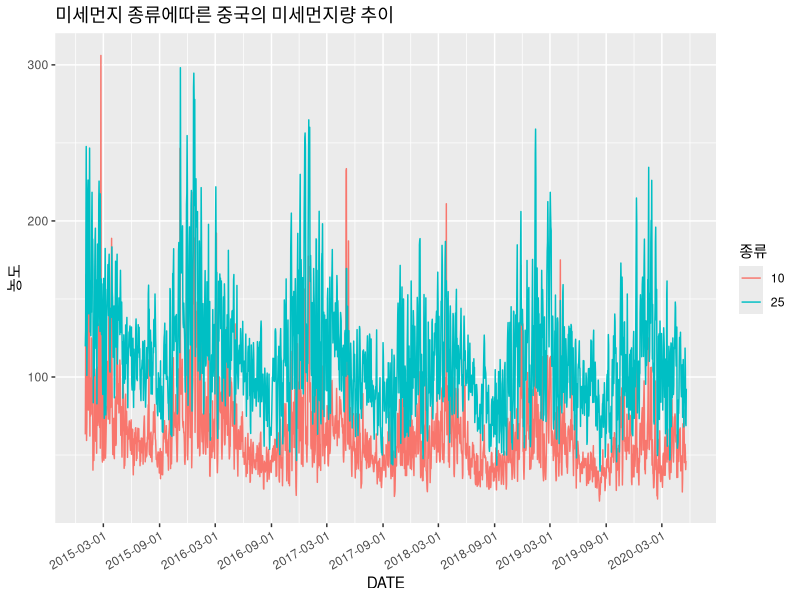
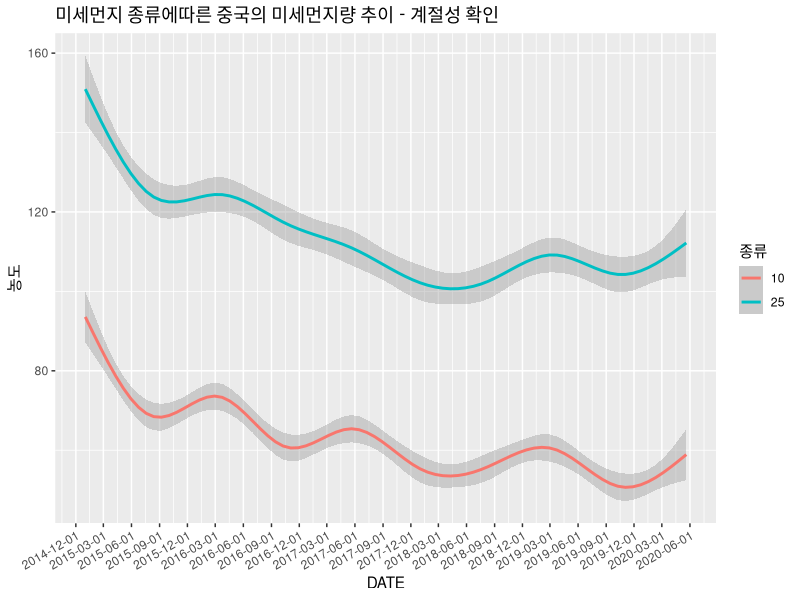
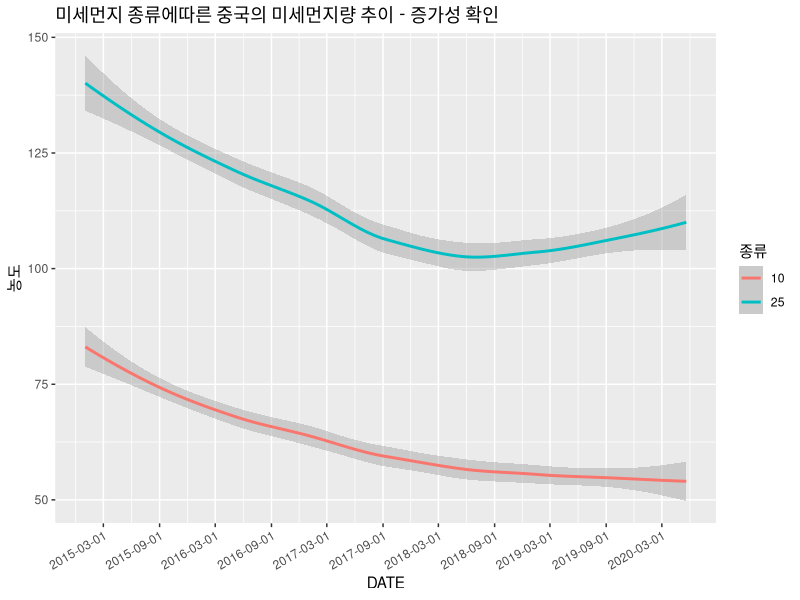
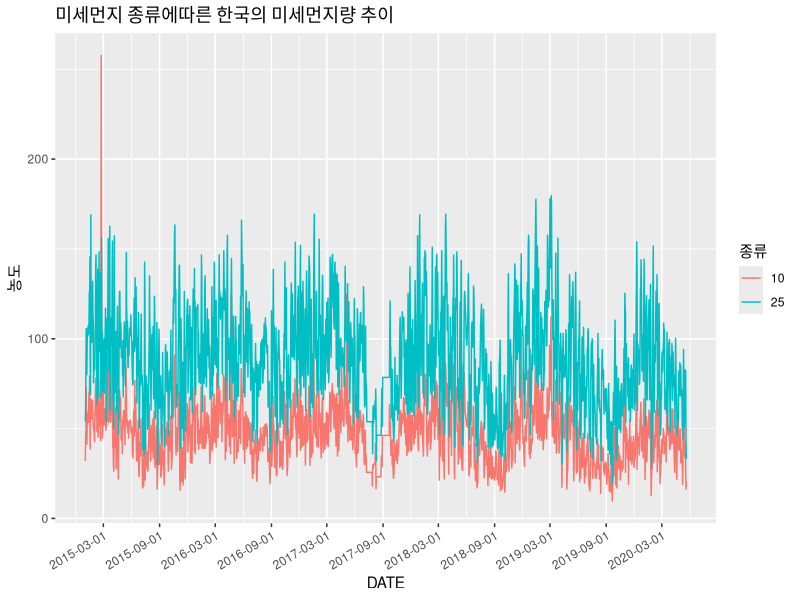
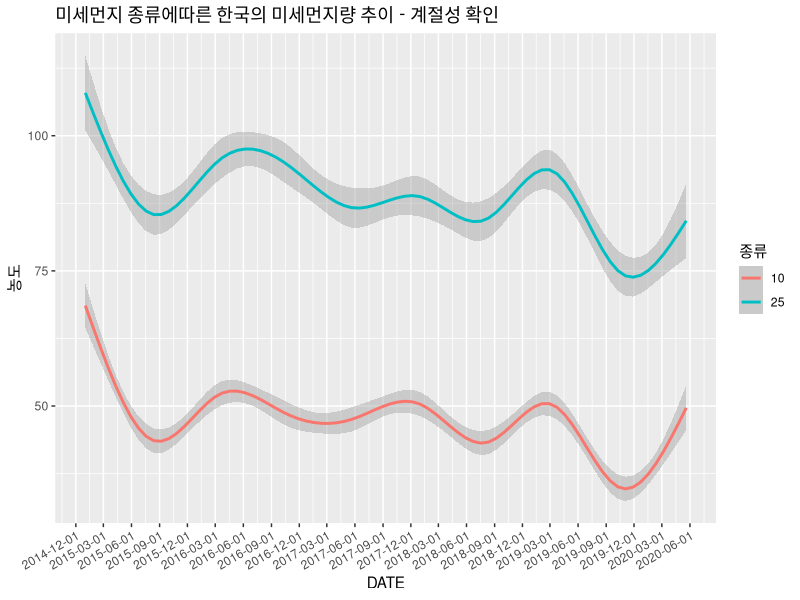
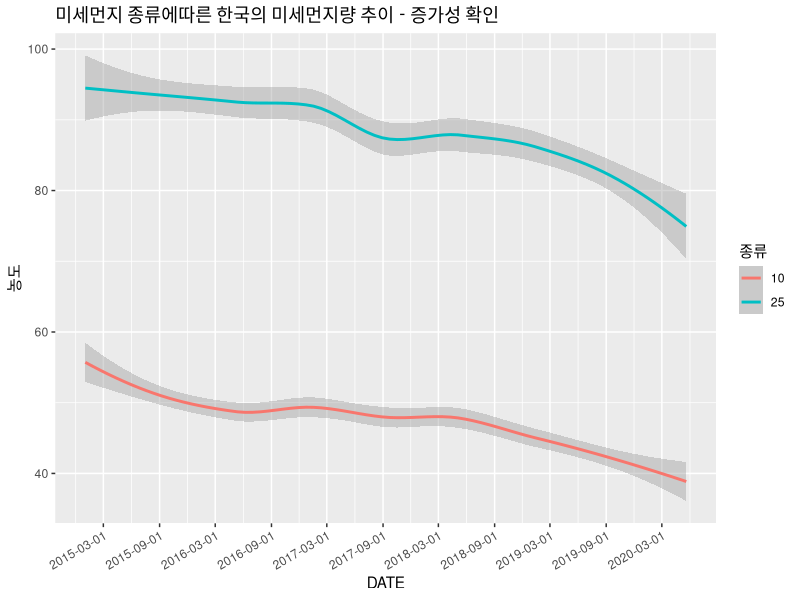
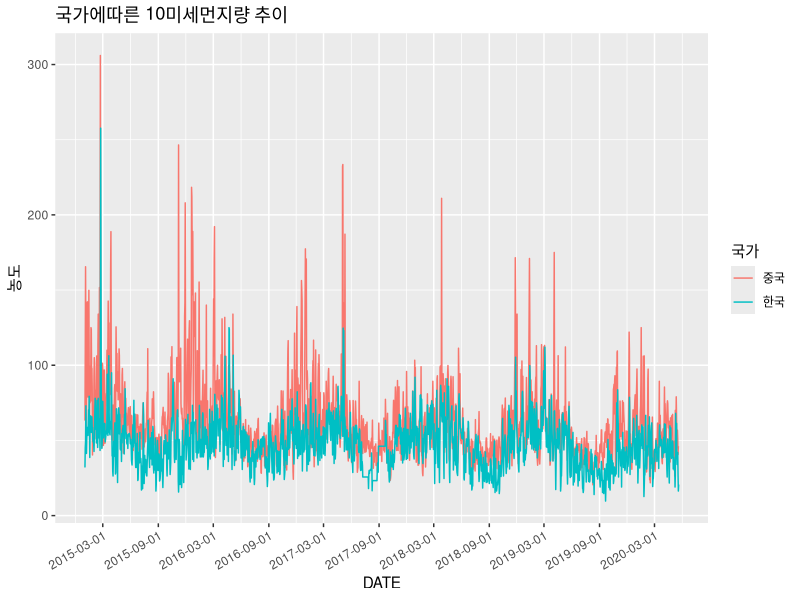
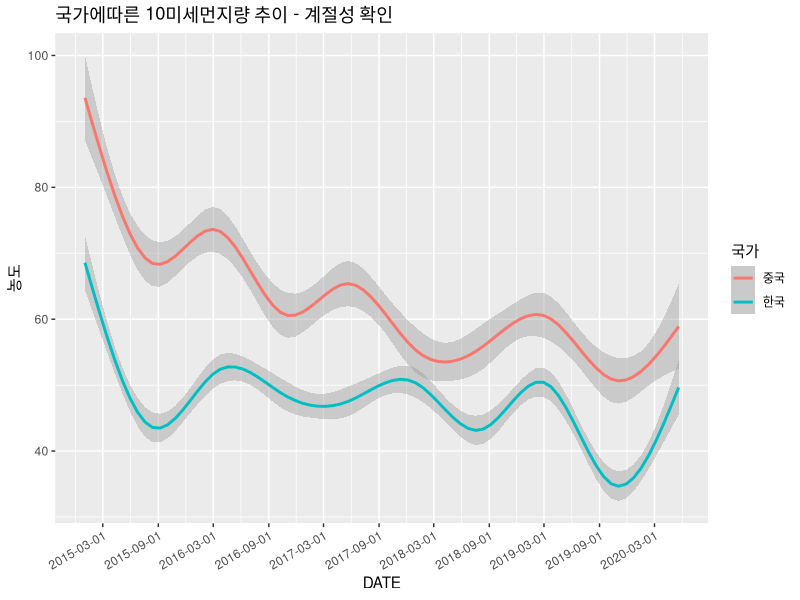

These charts were generated, in order, by the following R code:
library(ggplot2)
library(lubridate)

chn10 <- read.csv("chn10.csv", stringsAsFactors = F)
chn25 <- read.csv("chn25.csv", stringsAsFactors = F)
kor10 <- read.csv("kor10.csv", stringsAsFactors = F)
kor25 <- read.csv("kor25.csv", stringsAsFactors = F)


chn10_data <- chn10[,c(2,9)]
chn10_data[,3] <- substr(chn10_data[,1],1,4)
chn10_data[,3] <- paste(chn10_data[,3],"년",sep = "")
chn10_data[,4] <- substr(chn10_data[,1],6,7)
chn10_data[,4] <- paste(chn10_data[,4],"월",sep = "")
chn10_data[,5] <- substr(chn10_data[,1],9,10)
chn10_data[,3] <- as.factor(chn10_data[,3])
chn10_data[,4] <- as.factor(chn10_data[,4])
chn10_data[,5] <- chn10_data[,5]
chn10_data[,1] <- as.Date(chn10_data[,1])
chn10_data[,6] <- as.factor(rep(10))
chn10_data[,7] <- as.factor(rep("중국"))
colnames(chn10_data)[2:7] <- c("농도","년","월","일","종류","국가")

chn25_data <- chn25[,c(2,9)]
chn25_data[,3] <- substr(chn25_data[,1],1,4)
chn25_data[,3] <- paste(chn25_data[,3],"년",sep = "")
chn25_data[,4] <- substr(chn25_data[,1],6,7)
chn25_data[,4] <- paste(chn25_data[,4],"월",sep = "")
chn25_data[,5] <- substr(chn25_data[,1],9,10)
chn25_data[,3] <- as.factor(chn25_data[,3])
chn25_data[,4] <- as.factor(chn25_data[,4])
chn25_data[,5] <- chn25_data[,5]
chn25_data[,1] <- as.Date(chn25_data[,1])
chn25_data[,6] <- as.factor(rep(25))
chn25_data[,7] <- as.factor(rep("중국"))
colnames(chn25_data)[2:7] <- c("농도","년","월","일","종류","국가")

kor10_data <- kor10[,c(2,6)]
kor10_data[,3] <- substr(kor10_data[,1],1,4)
kor10_data[,3] <- paste(kor10_data[,3],"년",sep = "")
kor10_data[,4] <- substr(kor10_data[,1],6,7)
kor10_data[,4] <- paste(kor10_data[,4],"월",sep = "")
kor10_data[,5] <- substr(kor10_data[,1],9,10)
kor10_data[,3] <- as.factor(kor10_data[,3])
kor10_data[,4] <- as.factor(kor10_data[,4])
kor10_data[,5] <- kor10_data[,5]
kor10_data[,1] <- as.Date(kor10_data[,1])
kor10_data[,6] <- as.factor(rep(10))
kor10_data[,7] <- as.factor(rep("한국"))
colnames(kor10_data)[2:7] <- c("농도","년","월","일","종류","국가")

kor25_data <- kor25[,c(2,6)]
kor25_data[,3] <- substr(kor25_data[,1],1,4)
kor25_data[,3] <- paste(kor25_data[,3],"년",sep = "")
kor25_data[,4] <- substr(kor25_data[,1],6,7)
kor25_data[,4] <- paste(kor25_data[,4],"월",sep = "")
kor25_data[,5] <- substr(kor25_data[,1],9,10)
kor25_data[,3] <- as.factor(kor25_data[,3])
kor25_data[,4] <- as.factor(kor25_data[,4])
kor25_data[,5] <- as.factor(kor25_data[,5])
kor25_data[,1] <- kor25_data[,1]
kor25_data[,6] <- as.factor(rep(25))
kor25_data[,7] <- as.factor(rep("한국"))
colnames(kor25_data)[2:7] <- c("농도","년","월","일","종류","국가")

chn_data <- rbind(chn10_data, chn25_data)
kor_data <- rbind(kor10_data, kor25_data)
data_10 <- rbind(chn10_data, kor10_data)
data_25 <- rbind(chn25_data, kor25_data)
data_total <- rbind(chn_data, kor_data)


View(chn_data)
str(chn_data)

summary(chn10_data)
summary(chn25_data)
summary(kor10_data)
summary(kor25_data)



ggplot(data = chn_data, aes(x = DATE, y = 농도, color = 종류)) +
  geom_line()  + scale_x_date(breaks="6 month") + theme(axis.text.x = element_text(angle = 30, hjust=1)) +ggtitle("미세먼지 종류에따른 중국의 미세먼지량 추이")

ggplot(data = chn_data, aes(x = DATE, y = 농도, color = 종류)) +
  geom_smooth() + scale_x_date(breaks="3 month") + theme(axis.text.x = element_text(angle = 30, hjust=1)) +ggtitle("미세먼지 종류에따른 중국의 미세먼지량 추이 - 계절성 확인")
#####봄에서 여름까지 증가하고 여름부터는 다시 증가하는 경향을 보인다.

ggplot(data = chn_data, aes(x = DATE, y = 농도, color = 종류)) +
  geom_smooth(method = "loess") + scale_x_date(breaks="6 month") + theme(axis.text.x = element_text(angle = 30, hjust=1)) +ggtitle("미세먼지 종류에따른 중국의 미세먼지량 추이 - 증가성 확인")
######시간이 흐름에 따라서 전체적으로 감소하는 경향을 보이고 있다.

ggplot(data = kor_data, aes(x = DATE, y = 농도, color = 종류)) +
  geom_line() + scale_x_date(date_breaks="6 month") + theme(axis.text.x = element_text(angle = 30, hjust=1)) +ggtitle("미세먼지 종류에따른 한국의 미세먼지량 추이")

ggplot(data = kor_data, aes(x = DATE, y = 농도, color = 종류)) +
  geom_smooth() + scale_x_date(date_breaks="3 month") + theme(axis.text.x = element_text(angle = 30, hjust=1)) +ggtitle("미세먼지 종류에따른 한국의 미세먼지량 추이 - 계절성 확인")
#####봄에서 여름까지 증가하고 여름부터는 다시 증가하는 경향을 보인다.

ggplot(data = kor_data, aes(x = DATE, y = 농도, color = 종류)) +
  geom_smooth(method = "loess") + scale_x_date(date_breaks="6 month") + theme(axis.text.x = element_text(angle = 30, hjust=1)) +ggtitle("미세먼지 종류에따른 한국의 미세먼지량 추이 - 증가성 확인")
######시간이 흐름에 따라서 전체적으로 감소하는 경향을 보이고 있다.

ggplot(data = data_10, aes(x = DATE, y = 농도, color = 국가)) +
  geom_line() + scale_x_date(date_breaks="6 month") + theme(axis.text.x = element_text(angle = 30, hjust=1)) +ggtitle("국가에따른 10미세먼지량 추이")

ggplot(data = data_10, aes(x = DATE, y = 농도, color = 국가)) +
  geom_smooth() + scale_x_date(date_breaks="6 month") + theme(axis.text.x = element_text(angle = 30, hjust=1)) +ggtitle("국가에따른 10미세먼지량 추이 - 계절성 확인")
#####봄에서 여름까지 증가하고 여름부터는 다시 증가하는 경향을 보인다. 중국과 한국이 비슷한 계절성을 보인다

ggplot(data = data_10, aes(x = DATE, y = 농도, color = 국가)) +
  geom_smooth(method = "loess") + scale_x_date(date_breaks="6 month") + theme(axis.text.x = element_text(angle = 30, hjust=1)) +ggtitle("국가에따른 10미세먼지량 추이 - 증가성 확인")
##### 중국과 한국 모두 점차 감소하는 경향을 보이고 있다.

ggplot(data = data_25, aes(x = DATE, y = 농도, color = 국가)) +
  geom_line() + scale_x_date(date_breaks="6 month") + theme(axis.text.x = element_text(angle = 30, hjust=1)) +ggtitle("국가에따른 25미세먼지량 추이")

ggplot(data = data_25, aes(x = DATE, y = 농도, color = 국가)) +
  geom_smooth() + scale_x_date(date_breaks="6 month") + theme(axis.text.x = element_text(angle = 30, hjust=1)) +ggtitle("국가에따른 25미세먼지량 추이 - 계절성 확인")
#####봄에서 여름까지 증가하고 여름부터는 다시 증가하는 경향을 보인다. 중국과 한국이 비슷한 계절성을 보인다.

ggplot(data = data_25, aes(x = DATE, y = 농도, color = 국가)) +
  geom_smooth(method = "loess") + scale_x_date(date_breaks="6 month") + theme(axis.text.x = element_text(angle = 30, hjust=1)) +ggtitle("국가에따른 25미세먼지량 추이 - 증가성 확인")
#####중국은 감소하다가 2018년 여름을 기준으로 다시 증가하는 경향을 보이지만 한국은 꾸준히 감소하는 경향을 보인다.


ggplot(data = chn_data, aes(x = 일, y = 농도 , group=종류, colour=종류)) +
  geom_line() +scale_x_discrete(breaks = seq(1,30,5)) +
  facet_wrap(~ 월) +
  theme_bw() +
  geom_smooth() + ggtitle("미세먼지 종류에따른 중국의 월별 미세먼지량 추이")

ggplot(data = chn_data, aes(x = 일, y = 농도 , group=종류, colour=종류)) +
  geom_line() +scale_x_discrete(breaks = seq(1,30,5)) +
  facet_grid(~ 월) +
  theme_bw() +
  ggtitle("미세먼지 종류에따른 중국의 월별 미세먼지량 추이")

ggplot(data = chn_data, aes(x = 일, y = 농도 , group=종류, colour=종류)) +
  scale_x_discrete(breaks = seq(1,30,5)) +
  facet_grid(~ 월) +
  theme_bw() +
  geom_smooth() + ggtitle("미세먼지 종류에따른 중국의 월별 미세먼지량 추이")


ggplot(data = chn_data, aes(x = yday(DATE), y = 농도 , group=종류, colour=종류)) +
  geom_line() + scale_x_discrete(breaks = seq(1,30,5)) +
  facet_grid(~ 년) +
  theme_bw() +
  ggtitle("미세먼지 종류에따른 중국의 연도별 미세먼지량 추이")

ggplot(data = chn_data, aes(x = yday(DATE), y = 농도 , group=종류, colour=종류)) +
   scale_x_discrete(breaks = seq(1,30,5)) +
  facet_grid(~ 년) +
  theme_bw() +
  geom_smooth() +ggtitle("미세먼지 종류에따른 중국의 연도별 미세먼지량 추이")


ggplot(data = kor_data, aes(x = 일, y = 농도 , group=종류, colour=종류)) +
  geom_line() + scale_x_discrete(breaks = seq(1,30,5)) +
  facet_wrap(~월) +
  theme_bw() +
  geom_smooth() + ggtitle("미세먼지 종류에따른 한국의 월별 미세먼지량 추이")

ggplot(data = kor_data, aes(x = 일, y = 농도 , group=종류, colour=종류)) +
  geom_line() + scale_x_discrete(breaks = seq(1,30,5)) +
  facet_grid(~월) +
  theme_bw() +
  ggtitle("미세먼지 종류에따른 한국의 월별 미세먼지량 추이")

ggplot(data = kor_data, aes(x = 일, y = 농도 , group=종류, colour=종류)) +
  scale_x_discrete(breaks = seq(1,30,5)) +
  facet_grid(~월) +
  theme_bw() +
  geom_smooth() + ggtitle("미세먼지 종류에따른 한국의 월별 미세먼지량 추이")


ggplot(data = kor_data, aes(x = yday(DATE), y = 농도 , group=종류, colour=종류)) +
  geom_line() + scale_x_discrete(breaks = seq(1,30,5)) +
  facet_wrap(~년) +
  theme_bw() +
  ggtitle("미세먼지 종류에따른 한국의 연도별 미세먼지량 추이")

ggplot(data = kor_data, aes(x = yday(DATE), y = 농도 , group=종류, colour=종류)) +
  geom_line() + scale_x_discrete(breaks = seq(1,30,5)) +
  facet_grid(~년) +
  theme_bw() +
  ggtitle("미세먼지 종류에따른 한국의 연도별 미세먼지량 추이")

ggplot(data = kor_data, aes(x = yday(DATE), y = 농도 , group=종류, colour=종류)) +
  scale_x_discrete(breaks = seq(1,30,5)) +
  facet_grid(~년) +
  theme_bw() +
  geom_smooth() +ggtitle("미세먼지 종류에따른 한국의 연도별 미세먼지량 추이")



ggplot(data = chn10_data, aes(x = yday(DATE), y = 농도, group = 년, color = 년)) +
  geom_line()  + facet_wrap(~ 년) +
  theme(axis.text.x = element_text(angle = 30, hjust=1)) +ggtitle("연도별 중국의 미세먼지(10)량 추이")

ggplot(data = chn25_data, aes(x = yday(DATE), y = 농도, group = 년, color = 년)) +
  geom_line()  + facet_wrap(~ 년) +
  theme(axis.text.x = element_text(angle = 30, hjust=1)) +ggtitle("연도별 중국의 미세먼지(25)량 추이")

ggplot(data = kor10_data, aes(x = yday(DATE), y = 농도, group = 년, color = 년)) +
  geom_line()  + facet_wrap(~ 년) +
  theme(axis.text.x = element_text(angle = 30, hjust=1)) +ggtitle("연도별 한국의 미세먼지(10)량 추이")

ggplot(data = kor25_data, aes(x = yday(DATE), y = 농도, group = 년, color = 년)) +
  geom_line()  + facet_wrap(~ 년) +
  theme(axis.text.x = element_text(angle = 30, hjust=1)) +ggtitle("연도별 한국의 미세먼지(25)량 추이")

ggplot(data = data_10, aes(x = yday(DATE), y = 농도, group = 국가, color = 국가)) +
  geom_line()  + facet_wrap(~ 년) +
  theme(axis.text.x = element_text(angle = 30, hjust=1)) +ggtitle("연도별 한국과 중국의 미세먼지(10)량 추이")

ggplot(data = data_10, aes(x = yday(DATE), y = 농도, group = 국가, color = 국가)) +
  geom_smooth()  + facet_wrap(~ 년) +
  theme(axis.text.x = element_text(angle = 30, hjust=1)) +ggtitle("연도별 한국과 중국의 미세먼지(10)량 추이")

ggplot(data = data_25, aes(x = yday(DATE), y = 농도, group = 국가, color = 국가)) +
  geom_line()  + facet_wrap(~ 년) +
  theme(axis.text.x = element_text(angle = 30, hjust=1)) +ggtitle("연도별 한국과 중국의 미세먼지(25)량 추이")

ggplot(data = data_25, aes(x = yday(DATE), y = 농도, group = 국가, color = 국가)) +
  geom_smooth()  + facet_wrap(~ 년) +
  theme(axis.text.x = element_text(angle = 30, hjust=1)) +ggtitle("연도별 한국과 중국의 미세먼지(25)량 추이")

